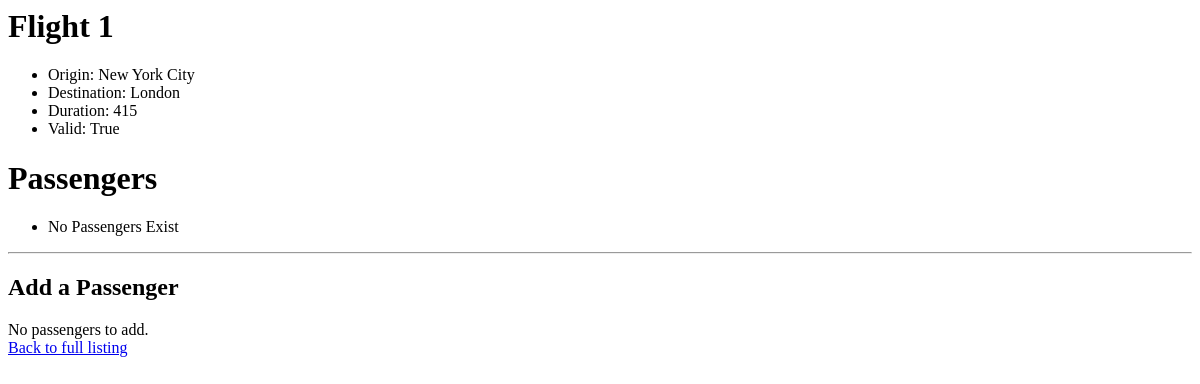
Before: /1 with the older database file.
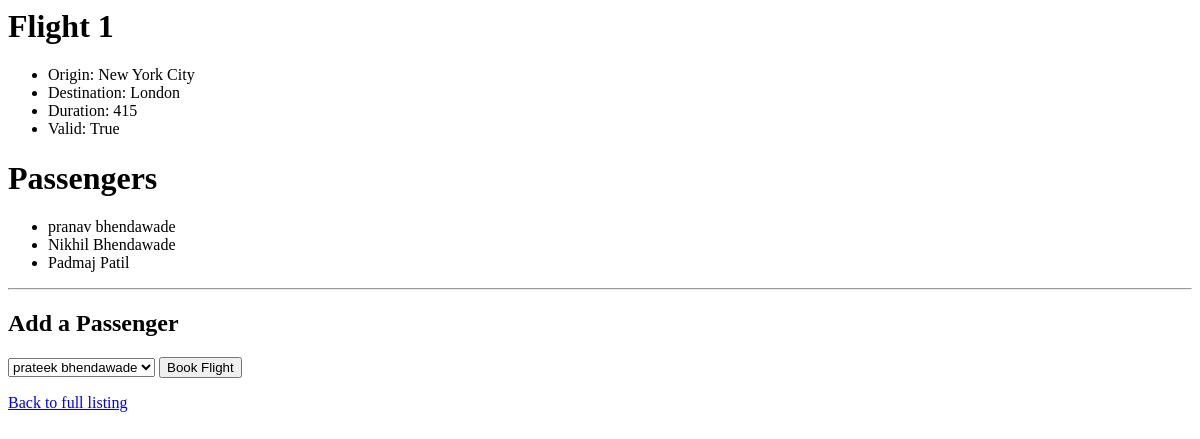
After: the same page with the newer database file.
### flights/models.py (models this page shows, shortened)
class Flight(models.Model):
    origin = models.ForeignKey(Airport, on_delete=models.CASCADE, related_name='departures')
    destination = models.ForeignKey(Airport, on_delete=models.CASCADE, related_name='arrivals')
    duration = models.IntegerField()
    def is_valid_flight(self):
        return (self.origin != self.destination) and (self.duration >= 0)

class Airport(models.Model):
    code = models.CharField(max_length=3)
    city = models.CharField(max_length=64)
    def __str__(self):
        return f"{self.city}"

class Passenger(models.Model):
    first = models.CharField(max_length=64)
    last = models.CharField(max_length=64)
    flights = models.ManyToManyField(Flight, related_name="passengers", blank=True)
    def __str__(self):
        return f"{self.first} {self.last}"

### flights/views.py (the view)
# urls.py: path('<int:flight_id>', views.flight, name='flight'),
def flight(request, flight_id):
    try:
        flight = Flight.objects.get(pk=flight_id)
    except Flight.DoesNotExist:
        raise Http404("Flight doesn't exist.")
    context = {
        "flight": flight,
        "passengers": flight.passengers.all(),
        "non_passengers": Passenger.objects.exclude(flights=flight).all()
    }
    return render(request, 'flights/flight.html', context)

### flights/templates/flights/flight.html (shortened to what this page needs)
{% extends "flights/base.html" %}
{% block body %}
    <h1>Flight {{ flight.id }}</h1>
    <ul>
        <li>Origin: {{ flight.origin }}</li>
        <li>Destination: {{ flight.destination }}</li>
        <li>Duration: {{ flight.duration }}</li>
        <li>Valid: {{ flight.is_valid_flight }}</li>
    </ul>
    <h1> Passengers </h1>
    <ul>
        {% for passenger in passengers %}
            <li>{{ passenger }}</li>
        {% empty %}
            <li>No Passengers Exist </li>
        {% endfor %}
    </ul>
    <hr>
    <h2>Add a Passenger</h2>
    {% if non_passengers %}
        <form action="{% url 'book' flight.id %}" method="post">{% csrf_token %}
            <select name="passenger">
                {% for passenger in non_passengers %}
                    <option value="{{ passenger.id }}">{{ passenger }}</option>
                {% endfor %}
            </select>
            <input type="submit" value="Book Flight">
        </form>
    {% else %}
        <div>No passengers to add. </div>
    {% endif %}
    <a href="{% url 'index' %}">Back to full listing</a>
{% endblock %}

### flights/templates/flights/base.html (shortened to what this page needs)
<html lang="en">
<head>
</head>
<body>
    {% block body %}
    {% endblock %}
</body>
</html>

Changed rows visible on the page:
added Passenger: first+last "pranav bhendawade"
added Passenger: first+last "Nikhil Bhendawade"
added Passenger: first+last "Padmaj Patil"
Other visible differences:
form field passenger: (not shown) → "prateek bhendawade"
form field value: (not shown) → "Book Flight"
text no longer shown: "No Passengers Exist No passengers to add."
